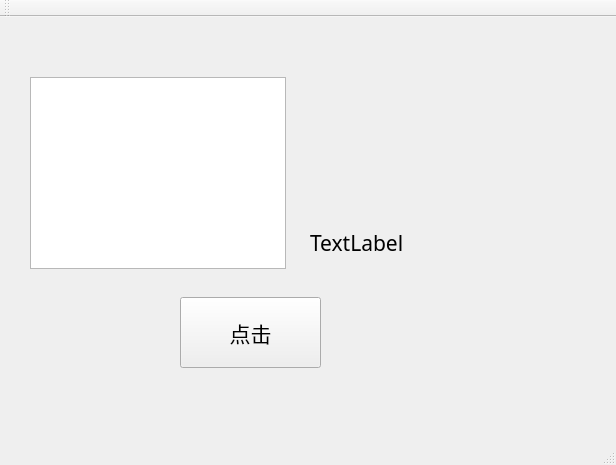
<?xml version="1.0" encoding="UTF-8"?>
<ui version="4.0">
 <class>MainWindow</class>
 <widget class="QMainWindow" name="MainWindow">
  <property name="enabled">
   <bool>true</bool>
  </property>
  <property name="geometry">
   <rect>
    <x>0</x>
    <y>0</y>
    <width>616</width>
    <height>465</height>
   </rect>
  </property>
  <property name="windowTitle">
   <string>MainWindow</string>
  </property>
  <property name="autoFillBackground">
   <bool>false</bool>
  </property>
  <property name="styleSheet">
   <string notr="true"/>
  </property>
  <widget class="QWidget" name="centralWidget">
   <widget class="QPushButton" name="p1">
    <property name="geometry">
     <rect>
      <x>180</x>
      <y>280</y>
      <width>141</width>
      <height>71</height>
     </rect>
    </property>
    <property name="font">
     <font>
      <family>宋体</family>
      <pointsize>16</pointsize>
     </font>
    </property>
    <property name="text">
     <string>点击</string>
    </property>
   </widget>
   <widget class="QLabel" name="label">
    <property name="enabled">
     <bool>true</bool>
    </property>
    <property name="geometry">
     <rect>
      <x>310</x>
      <y>200</y>
      <width>171</width>
      <height>51</height>
     </rect>
    </property>
    <property name="font">
     <font>
      <family>宋体</family>
      <pointsize>16</pointsize>
      <weight>50</weight>
      <italic>false</italic>
      <bold>false</bold>
      <underline>false</underline>
      <strikeout>false</strikeout>
      <stylestrategy>PreferDefault</stylestrategy>
      <kerning>true</kerning>
     </font>
    </property>
    <property name="text">
     <string>TextLabel</string>
    </property>
   </widget>
   <widget class="QTextBrowser" name="textBrowser">
    <property name="geometry">
     <rect>
      <x>30</x>
      <y>60</y>
      <width>256</width>
      <height>192</height>
     </rect>
    </property>
   </widget>
  </widget>
  <widget class="QToolBar" name="mainToolBar">
   <attribute name="toolBarArea">
    <enum>TopToolBarArea</enum>
   </attribute>
   <attribute name="toolBarBreak">
    <bool>false</bool>
   </attribute>
  </widget>
  <widget class="QStatusBar" name="statusBar"/>
 </widget>
 <layoutdefault spacing="6" margin="11"/>
 <resources/>
 <connections>
  <connection>
   <sender>p1</sender>
   <signal>clicked()</signal>
   <receiver>MainWindow</receiver>
   <slot>on_p1_clicked()</slot>
   <hints>
    <hint type="sourcelabel">
     <x>211</x>
     <y>250</y>
    </hint>
    <hint type="destinationlabel">
     <x>211</x>
     <y>335</y>
    </hint>
   </hints>
  </connection>
 </connections>
 <slots>
  <slot>change_text()</slot>
  <slot>on_p1_clicked()</slot>
 </slots>
</ui>
